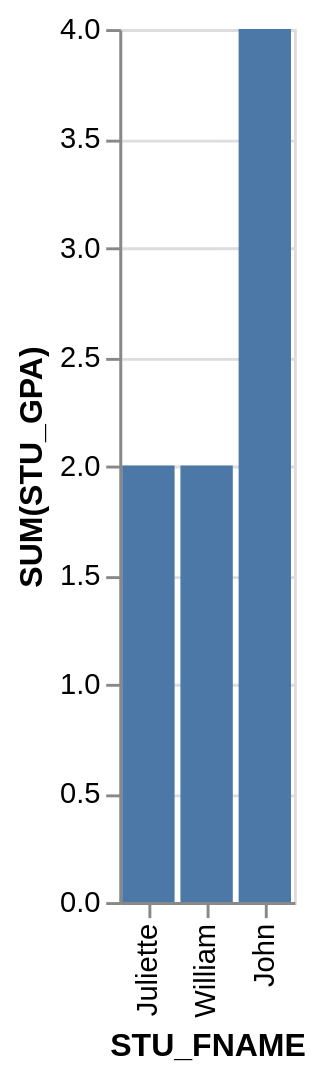

Describe this chart as a Vega-Lite specification.
### Vega-Lite specification from a JSON file in a GitHub repository (floating-point values rounded to 4 significant figures)
{"data": {"values": [{"x_data": "Juliette", "y_data": 2}, {"x_data": "William", "y_data": 2}, {"x_data": "John", "y_data": 4}]}, "mark": "bar", "encoding": {"x": {"field": "x_data", "type": "nominal", "title": "STU_FNAME", "sort": {"op": "sum", "field": "y_data", "order": "ascending"}}, "y": {"field": "y_data", "type": "quantitative", "title": "SUM(STU_GPA)"}}}
